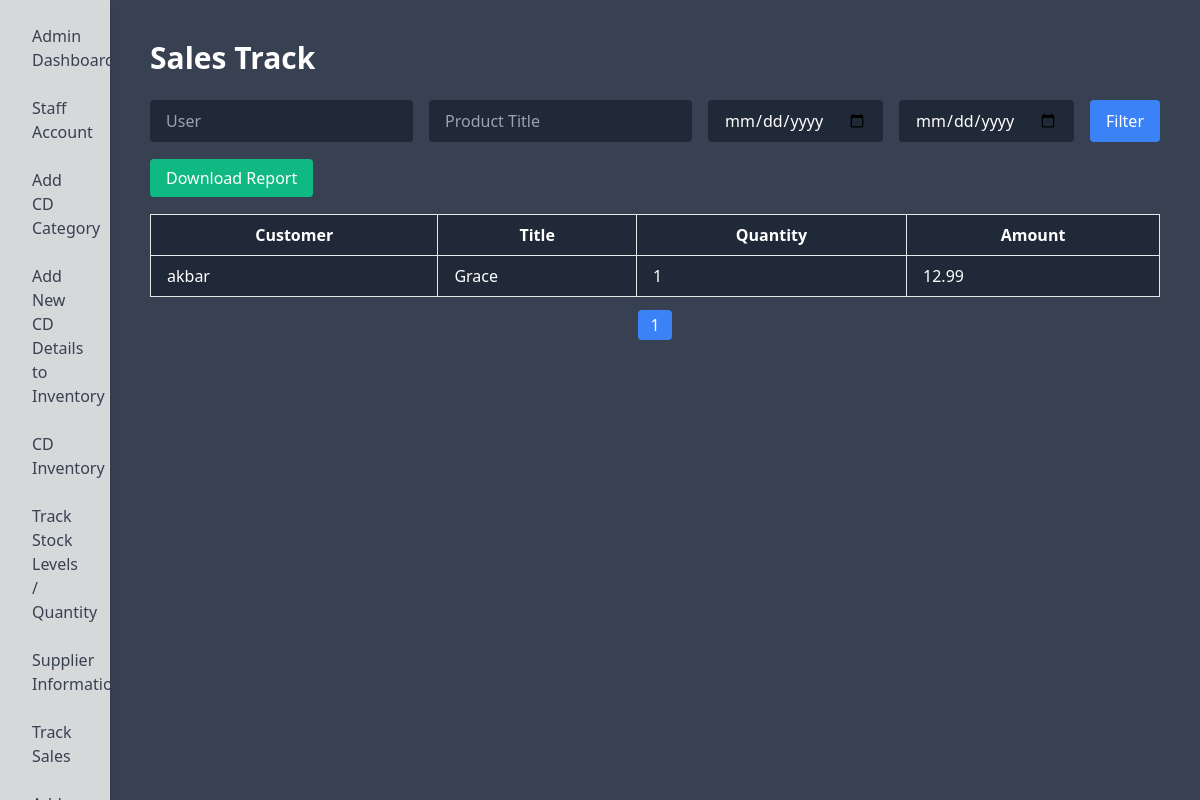
Page /admins/admintracksales on the committed database.
### staff/models.py (models this page shows, shortened)
class Purchase(models.Model):
    user = models.ForeignKey(User, on_delete=models.CASCADE)
    first_name = models.CharField(max_length=255)
    last_name = models.CharField(max_length=255)
    contact = models.CharField(max_length=20)
    email = models.EmailField()
    title = models.CharField(max_length=255)
    price = models.DecimalField(max_digits=10, decimal_places=2)
    quantity = models.IntegerField()
    total_price = models.DecimalField(max_digits=10, decimal_places=2)
    tax = models.DecimalField(max_digits=10, decimal_places=2)
    total_with_tax = models.DecimalField(max_digits=10, decimal_places=2)
    date_and_time = models.DateTimeField(auto_now_add=True)

### admins/views.py (the view)
# urls.py: path('admintracksales', admintracksales, name='admintracksales'),
def admintracksales(request):
    sales = Purchase.objects.all().order_by('-date_and_time')
    user_filter = request.GET.get('user')
    title_filter = request.GET.get('title')
    date_from = request.GET.get('date_from')
    date_to = request.GET.get('date_to')
    if user_filter:
        sales = sales.filter(user__username__icontains=user_filter)
    if title_filter:
        sales = sales.filter(title__icontains=title_filter)
    if date_from and date_to:
        sales = sales.filter(date_and_time__range=[date_from, date_to])
    paginator = Paginator(sales, 12)
    page_number = request.GET.get('page')
    page_obj = paginator.get_page(page_number)
    context = {'page_obj': page_obj, 'user_filter': user_filter, 'title_filter': title_filter, 'date_from': date_from, 'date_to': date_to}
    return render(request, 'admin/admintracksales.html', context)

### templates/admin/admintracksales.html (shortened to what this page needs)
<!DOCTYPE html>
<html lang="en">
<head>
    <link href="https://cdn.jsdelivr.net/npm/tailwindcss@2.2.19/dist/tailwind.min.css" rel="stylesheet">
</head>
<body class="bg-gray-700 text-white">
    <div class="flex">
        <div class="sidebar bg-white shadow-md w-64 p-4" style="background-color: #d7d8da;">
            {% include 'admin/adminnav.html' %}
        </div>
        <div class="flex-1 p-10">
            <h1 class="text-3xl font-bold mb-6">Sales Track</h1>
            <div class="mb-6">
                <form method="GET" class="flex space-x-4">
                    <input type="text" name="user" placeholder="User" class="px-4 py-2 bg-gray-800 text-white rounded" value="{{ request.GET.user }}">
                    <input type="text" name="title" placeholder="Product Title" class="px-4 py-2 bg-gray-800 text-white rounded" value="{{ request.GET.title }}">
                    <input type="date" name="date_from" class="px-4 py-2 bg-gray-800 text-white rounded" value="{{ request.GET.date_from }}">
                    <input type="date" name="date_to" class="px-4 py-2 bg-gray-800 text-white rounded" value="{{ request.GET.date_to }}">
                    <button type="submit" class="px-4 py-2 bg-blue-500 text-white rounded">Filter</button>
                </form>
            </div>
            <div class="mb-6">
                <a href="{% url 'download_report' %}?user={{ request.GET.user }}&title={{ request.GET.title }}&date_from={{ request.GET.date_from }}&date_to={{ request.GET.date_to }}" class="px-4 py-2 bg-green-500 text-white rounded">Download Report</a>
            </div>
            <div class="transparent-layer">
                <table class="w-full table-auto bg-gray-800 text-white rounded">
                    <thead>
                        <tr>
                            <th class="border px-4 py-2">Customer</th>
                            <th class="border px-4 py-2">Title</th>
                            <th class="border px-4 py-2">Quantity</th>
                            <th class="border px-4 py-2">Amount</th>
                        </tr>
                    </thead>
                    <tbody>
                        {% for cd in page_obj %}
                        <tr>
                            <td class="border px-4 py-2">{{ cd.first_name}}</td>
                            <td class="border px-4 py-2">{{ cd.title }}</td>
                            <td class="border px-4 py-2">{{ cd.quantity }}</td>
                            <td class="border px-4 py-2">{{ cd.total_price }}</td>
                        </tr>
                        {% endfor %}
                    </tbody>
                </table>
                <div class="mt-4">
                    <ul class="flex justify-center space-x-2">
                        {% for num in page_obj.paginator.page_range %}
                        <li>
                            <a href="?page={{ num }}" class="px-3 py-1 bg-gray-800 text-white rounded {% if page_obj.number == num %}bg-blue-500{% endif %}">
                                {{ num }}
                            </a>
                        </li>
                        {% endfor %}
                    </ul>
                </div>
            </div>
        </div>
    </div>
</body>
</html>

### templates/admin/admintracksales.html (style rules this page uses)
.sidebar { height: 100vh; overflow-y: auto; }

### rows in the picture
Purchase: first_name "akbar", title "Grace", quantity "1", total_price "12.99"

### other values in the picture
{{ num }} "1"
